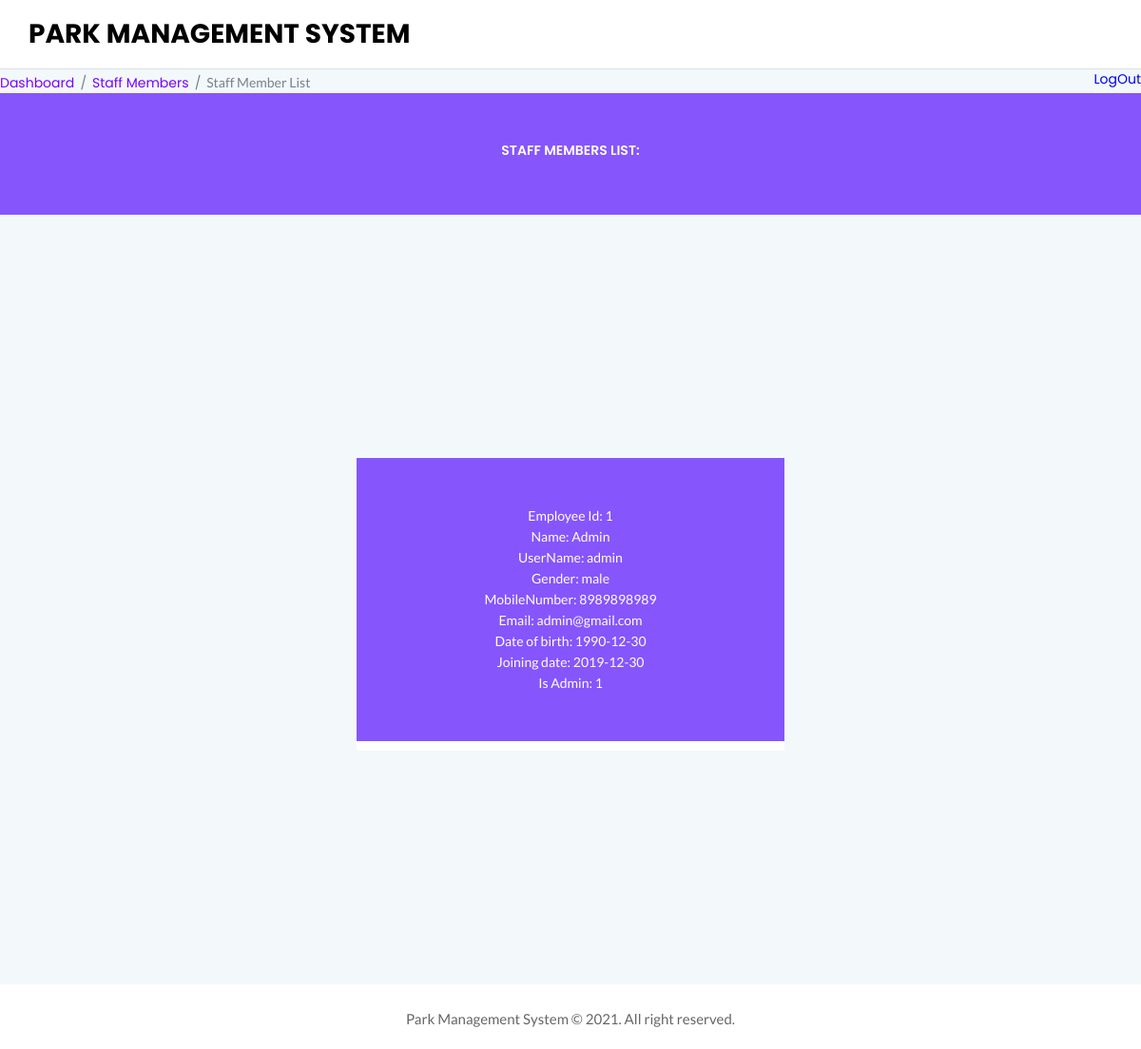
The app's page /view-employee-list-page.php (signed in) with its own data.
### tables this page shows
CREATE TABLE `staffMembers` (
  `StaffId`       int(10)       NOT NULL  AUTO_INCREMENT  UNIQUE,
  `Name`          varchar(120)  NOT NULL,
  `UserName`      varchar(50)   NOT NULL  UNIQUE,
  `MobileNumber`  bigint(10)    NOT NULL,
  `Gender`        varchar(120)  NOT NULL,
  `Email`         varchar(120)  NOT NULL  UNIQUE,
  `Password`      varchar(120)  NOT NULL,
  `DOB`           date          NOT NULL,
  `RegDate`       date,
  `IsAdmin`       boolean       NOT NULL  DEFAULT FALSE,
  PRIMARY KEY (`StaffId`)
);

### view-employee-list-page.php (the view, shortened to what this page needs)
<?php
include('includes/dbconnection.php');
if(strlen($_SESSION['pmsEmpId'] == 0)) {
    echo "<script>
            alert('Session expired, Please login again.')
            window.location.replace('logout.php');
        </script>";
} else {
?>
<!doctype html>
<html class="no-js" lang="en">
<head>
    <link rel="stylesheet" href="assets/css/typography.css">
    <link rel="stylesheet" href="assets/css/default-css.css">
    <link rel="stylesheet" href="assets/css/styles.css">
    <link rel="stylesheet" href="assets/css/responsive.css">
</head>
<body>
    <div class="page-container">
        <div class="main-content">
            <?php include_once('includes/header.php');?>
            <div style="width: 100%; display: inline-block;">
                <div style="float: left;">
                    <ul class="breadcrumbs pull-left">
                        <li><a href="dashboard.php">Dashboard</a></li>
                        <li><a href="staff-members-page.php">Staff Members</a></li>
                        <li><span>Staff Member List</span></li>
                    </ul>
                </div>
                <div style="text-align-last: end;">
                    <a href="logout.php">LogOut</a>
                </div>
            </div>
            <div class="login-form-head" style="margin-bottom: 10px;">
                <h4>Staff Members List: </h4>
            </div>
            <div class="login-box">
                <form>
                    <?php
                        $query = mysqli_query($con, "SELECT StaffId AS 'Employee Id', Name, UserName, Gender, MobileNumber, Email, DOB AS 'Date of birth', RegDate AS 'Joining date', IsAdmin AS 'Is Admin' FROM staffMembers");
                        while ($row = mysqli_fetch_assoc($query)) {
                            echo "<div class='login-form-head' style='margin-bottom: 10px;'>";
                            foreach ($row as $field => $value) {
                                echo "<p>" . $field . ": " . $value . "</p>";
                            }
                            echo "</div>";
                        }
                    ?>
                </form>
            </div>
        </div>
        <?php include_once('includes/footer.php');?>
    </div>
</body>
</html>
<?php }?>

### includes/header.php
<div class="header-area">
    <h1>PARK MANAGEMENT SYSTEM</h1>
</div>

### includes/footer.php
<div class="footer-area">
    <p>Park Management System © 2021. All right reserved.</p>
</div>

### records on screen
staffmembers: field "Employee Id", StaffId "1", field "Name", Name "Admin", field "UserName", UserName "admin", field "Gender", Gender "male", field "MobileNumber", MobileNumber "8989898989", field "Email", Email "admin@gmail.com", field "Date of birth", DOB "1990-12-30", field "Joining date", RegDate "2019-12-30", field "Is Admin", IsAdmin "1"
